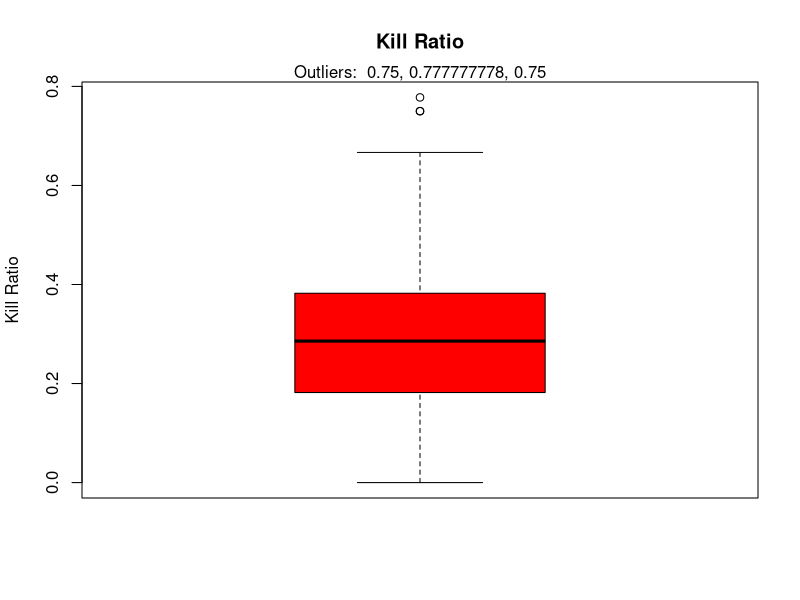
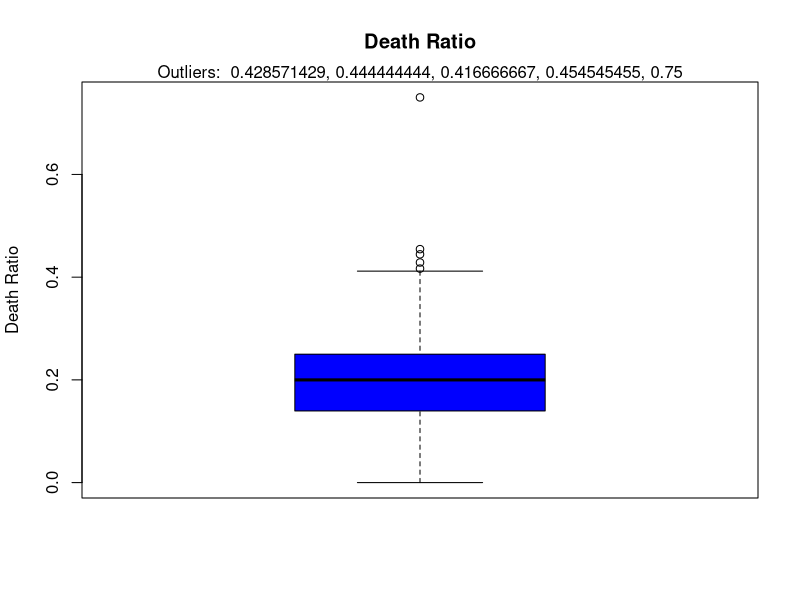

Write the R code that produced these figures, in order.
data <- read.csv("Evelynn_stats.csv", sep=",")
outliersKillRatio <- boxplot.stats(data$killRatio)$out #find outliers using IQR

pdf(file = "./KillRatioOutliers.pdf", width = 8, height = 8)

boxplot(data$killRatio,
  ylab = "Kill Ratio",
  main = "Kill Ratio",
  col = "red"
)
mtext(paste("Outliers: ", paste(outliersKillRatio, collapse = ", ")))

summary(data$killRatio)
cat("MAD = ", mad(data$killRatio), "\n")
cat("Var(x) = ", var(data$killRatio), "\n")
cat("IQR = ", IQR(data$killRatio), "\n")

if(shapiro.test(data$killRatio)$p.value >= 0.05) {
    print("Kill ratio is close to a normal distribution")
} else {
    print("Kill ratio is not close to a normal distribution")
}

outliersDeathRatio <- boxplot.stats(data$deathRatio)$out #find outliers using IQR

pdf(file = "./DeathRatioOutliers.pdf", width = 8, height = 8)

boxplot(data$deathRatio,
  ylab = "Death Ratio",
  main = "Death Ratio",
  col = "blue"
)
mtext(paste("Outliers: ", paste(outliersDeathRatio, collapse = ", ")))

summary(data$deathRatio)
cat("MAD = ", mad(data$deathRatio), "\n")
cat("Var(x) = ", var(data$deathRatio), "\n")
cat("IQR = ", IQR(data$deathRatio), "\n")

if(shapiro.test(data$deathRatio)$p.value >= 0.05) {
    print("Death ratio is close to a normal distribution")
} else {
    print("Death ratio is not close to a normal distribution")
}

tableTier <- table(data$tier)
round(prop.table(tableTier) * 100, 2)

tableBlueTeam <- table(data$blue_team)
round(prop.table(tableBlueTeam) * 100, 2)

tableWin <- table(data$win)
round(prop.table(tableWin) * 100, 2)